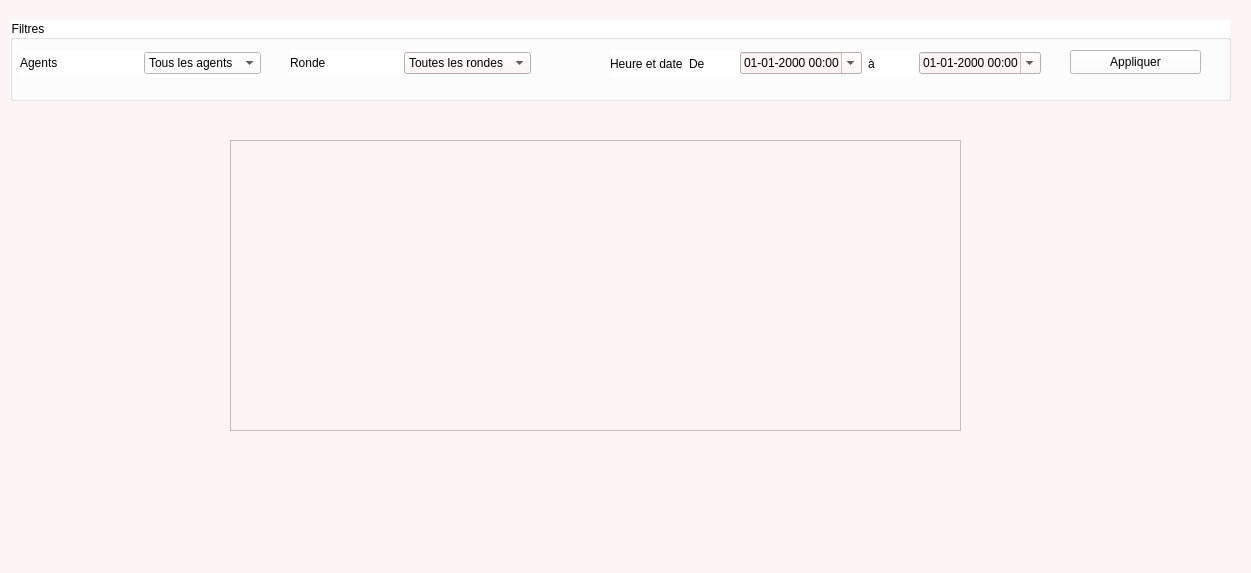
<?xml version="1.0" encoding="UTF-8"?>
<ui version="4.0">
 <class>Historique</class>
 <widget class="QWidget" name="Historique">
  <property name="geometry">
   <rect>
    <x>0</x>
    <y>0</y>
    <width>1251</width>
    <height>573</height>
   </rect>
  </property>
  <property name="windowTitle">
   <string>Historique</string>
  </property>
  <property name="styleSheet">
   <string notr="true">background-color: rgb(253, 245, 245);
color: rgb(0, 0, 0);</string>
  </property>
  <widget class="QGroupBox" name="groupBoxFiltre">
   <property name="geometry">
    <rect>
     <x>10</x>
     <y>20</y>
     <width>1221</width>
     <height>81</height>
    </rect>
   </property>
   <property name="palette">
    <palette>
     <active>
      <colorrole role="WindowText">
       <brush brushstyle="SolidPattern">
        <color alpha="255">
         <red>0</red>
         <green>0</green>
         <blue>0</blue>
        </color>
       </brush>
      </colorrole>
      <colorrole role="Button">
       <brush brushstyle="SolidPattern">
        <color alpha="255">
         <red>255</red>
         <green>255</green>
         <blue>255</blue>
        </color>
       </brush>
      </colorrole>
      <colorrole role="Text">
       <brush brushstyle="SolidPattern">
        <color alpha="255">
         <red>0</red>
         <green>0</green>
         <blue>0</blue>
        </color>
       </brush>
      </colorrole>
      <colorrole role="ButtonText">
       <brush brushstyle="SolidPattern">
        <color alpha="255">
         <red>0</red>
         <green>0</green>
         <blue>0</blue>
        </color>
       </brush>
      </colorrole>
      <colorrole role="Base">
       <brush brushstyle="SolidPattern">
        <color alpha="255">
         <red>255</red>
         <green>255</green>
         <blue>255</blue>
        </color>
       </brush>
      </colorrole>
      <colorrole role="Window">
       <brush brushstyle="SolidPattern">
        <color alpha="255">
         <red>255</red>
         <green>255</green>
         <blue>255</blue>
        </color>
       </brush>
      </colorrole>
      <colorrole role="PlaceholderText">
       <brush brushstyle="NoBrush">
        <color alpha="128">
         <red>0</red>
         <green>0</green>
         <blue>0</blue>
        </color>
       </brush>
      </colorrole>
     </active>
     <inactive>
      <colorrole role="WindowText">
       <brush brushstyle="SolidPattern">
        <color alpha="255">
         <red>0</red>
         <green>0</green>
         <blue>0</blue>
        </color>
       </brush>
      </colorrole>
      <colorrole role="Button">
       <brush brushstyle="SolidPattern">
        <color alpha="255">
         <red>255</red>
         <green>255</green>
         <blue>255</blue>
        </color>
       </brush>
      </colorrole>
      <colorrole role="Text">
       <brush brushstyle="SolidPattern">
        <color alpha="255">
         <red>0</red>
         <green>0</green>
         <blue>0</blue>
        </color>
       </brush>
      </colorrole>
      <colorrole role="ButtonText">
       <brush brushstyle="SolidPattern">
        <color alpha="255">
         <red>0</red>
         <green>0</green>
         <blue>0</blue>
        </color>
       </brush>
      </colorrole>
      <colorrole role="Base">
       <brush brushstyle="SolidPattern">
        <color alpha="255">
         <red>255</red>
         <green>255</green>
         <blue>255</blue>
        </color>
       </brush>
      </colorrole>
      <colorrole role="Window">
       <brush brushstyle="SolidPattern">
        <color alpha="255">
         <red>255</red>
         <green>255</green>
         <blue>255</blue>
        </color>
       </brush>
      </colorrole>
      <colorrole role="PlaceholderText">
       <brush brushstyle="NoBrush">
        <color alpha="128">
         <red>0</red>
         <green>0</green>
         <blue>0</blue>
        </color>
       </brush>
      </colorrole>
     </inactive>
     <disabled>
      <colorrole role="WindowText">
       <brush brushstyle="SolidPattern">
        <color alpha="255">
         <red>0</red>
         <green>0</green>
         <blue>0</blue>
        </color>
       </brush>
      </colorrole>
      <colorrole role="Button">
       <brush brushstyle="SolidPattern">
        <color alpha="255">
         <red>255</red>
         <green>255</green>
         <blue>255</blue>
        </color>
       </brush>
      </colorrole>
      <colorrole role="Text">
       <brush brushstyle="SolidPattern">
        <color alpha="255">
         <red>0</red>
         <green>0</green>
         <blue>0</blue>
        </color>
       </brush>
      </colorrole>
      <colorrole role="ButtonText">
       <brush brushstyle="SolidPattern">
        <color alpha="255">
         <red>0</red>
         <green>0</green>
         <blue>0</blue>
        </color>
       </brush>
      </colorrole>
      <colorrole role="Base">
       <brush brushstyle="SolidPattern">
        <color alpha="255">
         <red>255</red>
         <green>255</green>
         <blue>255</blue>
        </color>
       </brush>
      </colorrole>
      <colorrole role="Window">
       <brush brushstyle="SolidPattern">
        <color alpha="255">
         <red>255</red>
         <green>255</green>
         <blue>255</blue>
        </color>
       </brush>
      </colorrole>
      <colorrole role="PlaceholderText">
       <brush brushstyle="NoBrush">
        <color alpha="128">
         <red>0</red>
         <green>0</green>
         <blue>0</blue>
        </color>
       </brush>
      </colorrole>
     </disabled>
    </palette>
   </property>
   <property name="styleSheet">
    <string notr="true">
background-color: rgb(255, 255, 255);</string>
   </property>
   <property name="title">
    <string>Filtres</string>
   </property>
   <widget class="QPushButton" name="pushButtonAppliquer">
    <property name="geometry">
     <rect>
      <x>1060</x>
      <y>30</y>
      <width>131</width>
      <height>24</height>
     </rect>
    </property>
    <property name="text">
     <string>Appliquer</string>
    </property>
   </widget>
   <widget class="QWidget" name="layoutWidget">
    <property name="geometry">
     <rect>
      <x>600</x>
      <y>30</y>
      <width>431</width>
      <height>27</height>
     </rect>
    </property>
    <layout class="QHBoxLayout" name="horizontalLayoutHeureDate">
     <item>
      <widget class="QLabel" name="HeureDate">
       <property name="text">
        <string>Heure et date</string>
       </property>
      </widget>
     </item>
     <item>
      <widget class="QLabel" name="labelDe">
       <property name="text">
        <string>De</string>
       </property>
      </widget>
     </item>
     <item>
      <widget class="QDateTimeEdit" name="dateTimeDebut">
       <property name="styleSheet">
        <string notr="true">background-color: rgb(253, 245, 245);
color: rgb(0, 0, 0);</string>
       </property>
       <property name="displayFormat">
        <string>dd-MM-yyyy HH:mm</string>
       </property>
       <property name="calendarPopup">
        <bool>true</bool>
       </property>
      </widget>
     </item>
     <item>
      <widget class="QLabel" name="labelA">
       <property name="text">
        <string>à</string>
       </property>
      </widget>
     </item>
     <item>
      <widget class="QDateTimeEdit" name="dateTimeFin">
       <property name="styleSheet">
        <string notr="true">background-color: rgb(253, 245, 245);
color: rgb(0, 0, 0);</string>
       </property>
       <property name="correctionMode">
        <enum>QAbstractSpinBox::CorrectToPreviousValue</enum>
       </property>
       <property name="displayFormat">
        <string>dd-MM-yyyy HH:mm</string>
       </property>
       <property name="calendarPopup">
        <bool>true</bool>
       </property>
       <property name="timeSpec">
        <enum>Qt::LocalTime</enum>
       </property>
      </widget>
     </item>
    </layout>
   </widget>
   <widget class="QWidget" name="layoutWidget">
    <property name="geometry">
     <rect>
      <x>10</x>
      <y>30</y>
      <width>241</width>
      <height>26</height>
     </rect>
    </property>
    <layout class="QHBoxLayout" name="horizontalLayoutAgents">
     <item>
      <widget class="QLabel" name="Agents">
       <property name="text">
        <string>Agents</string>
       </property>
      </widget>
     </item>
     <item>
      <widget class="QComboBox" name="comboBoxAgents">
       <property name="layoutDirection">
        <enum>Qt::LeftToRight</enum>
       </property>
       <property name="autoFillBackground">
        <bool>false</bool>
       </property>
       <property name="styleSheet">
        <string notr="true"/>
       </property>
       <property name="currentText">
        <string>Tous les agents</string>
       </property>
       <item>
        <property name="text">
         <string>Tous les agents</string>
        </property>
       </item>
      </widget>
     </item>
    </layout>
   </widget>
   <widget class="QWidget" name="layoutWidget">
    <property name="geometry">
     <rect>
      <x>280</x>
      <y>30</y>
      <width>241</width>
      <height>26</height>
     </rect>
    </property>
    <layout class="QHBoxLayout" name="horizontalLayoutRonde">
     <item>
      <widget class="QLabel" name="Ronde">
       <property name="text">
        <string>Ronde</string>
       </property>
      </widget>
     </item>
     <item>
      <widget class="QComboBox" name="comboBoxRonde">
       <property name="styleSheet">
        <string notr="true">background-color: rgb(253, 245, 245);
color: rgb(0, 0, 0);</string>
       </property>
       <item>
        <property name="text">
         <string>Toutes les rondes</string>
        </property>
       </item>
      </widget>
     </item>
    </layout>
   </widget>
  </widget>
  <widget class="QTableWidget" name="tableWidget">
   <property name="geometry">
    <rect>
     <x>230</x>
     <y>140</y>
     <width>731</width>
     <height>291</height>
    </rect>
   </property>
   <property name="font">
    <font>
     <weight>75</weight>
     <bold>true</bold>
    </font>
   </property>
   <property name="tabletTracking">
    <bool>false</bool>
   </property>
   <property name="styleSheet">
    <string notr="true"/>
   </property>
   <property name="autoScroll">
    <bool>true</bool>
   </property>
   <property name="selectionBehavior">
    <enum>QAbstractItemView::SelectRows</enum>
   </property>
   <property name="gridStyle">
    <enum>Qt::SolidLine</enum>
   </property>
   <property name="sortingEnabled">
    <bool>false</bool>
   </property>
   <property name="wordWrap">
    <bool>true</bool>
   </property>
   <property name="cornerButtonEnabled">
    <bool>true</bool>
   </property>
   <attribute name="verticalHeaderMinimumSectionSize">
    <number>20</number>
   </attribute>
   <attribute name="verticalHeaderShowSortIndicator" stdset="0">
    <bool>false</bool>
   </attribute>
  </widget>
 </widget>
 <resources/>
 <connections/>
</ui>
